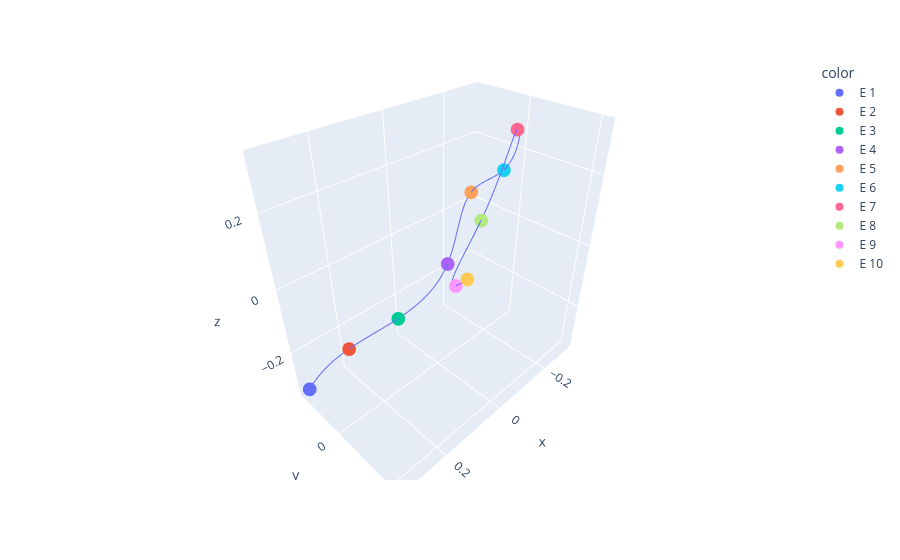

Notebook cell for this chart:
### Code cell
geomorph_gpa_out
tr.plot_traces(geomorph_gpa_out,[1])

### Figure 1 — Plotly figure (JSON) as saved in the notebook; plotly's stock layout.template omitted (floating-point values rounded to 4 significant figures)
{"data": [{"hovertemplate": "color=E 1<br>x=%{x}<br>y=%{y}<br>z=%{z}<extra></extra>", "legendgroup": "E 1", "marker": {"color": "#636efa", "symbol": "circle"}, "mode": "markers", "name": "E 1", "scene": "scene", "showlegend": true, "type": "scatter3d", "x": [0.3244], "y": [-0.1585], "z": [-0.3346]}, {"hovertemplate": "color=E 2<br>x=%{x}<br>y=%{y}<br>z=%{z}<extra></extra>", "legendgroup": "E 2", "marker": {"color": "#EF553B", "symbol": "circle"}, "mode": "markers", "name": "E 2", "scene": "scene", "showlegend": true, "type": "scatter3d", "x": [0.2026], "y": [-0.1335], "z": [-0.253]}, {"hovertemplate": "color=E 3<br>x=%{x}<br>y=%{y}<br>z=%{z}<extra></extra>", "legendgroup": "E 3", "marker": {"color": "#00cc96", "symbol": "circle"}, "mode": "markers", "name": "E 3", "scene": "scene", "showlegend": true, "type": "scatter3d", "x": [0.07674], "y": [-0.07194], "z": [-0.185]}, {"hovertemplate": "color=E 4<br>x=%{x}<br>y=%{y}<br>z=%{z}<extra></extra>", "legendgroup": "E 4", "marker": {"color": "#ab63fa", "symbol": "circle"}, "mode": "markers", "name": "E 4", "scene": "scene", "showlegend": true, "type": "scatter3d", "x": [-0.1259], "y": [-0.08566], "z": [-0.1116]}, {"hovertemplate": "color=E 5<br>x=%{x}<br>y=%{y}<br>z=%{z}<extra></extra>", "legendgroup": "E 5", "marker": {"color": "#FFA15A", "symbol": "circle"}, "mode": "markers", "name": "E 5", "scene": "scene", "showlegend": true, "type": "scatter3d", "x": [-0.299], "y": [-0.1589], "z": [0.02713]}, {"hovertemplate": "color=E 6<br>x=%{x}<br>y=%{y}<br>z=%{z}<extra></extra>", "legendgroup": "E 6", "marker": {"color": "#19d3f3", "symbol": "circle"}, "mode": "markers", "name": "E 6", "scene": "scene", "showlegend": true, "type": "scatter3d", "x": [-0.2885], "y": [-0.03541], "z": [0.1403]}, {"hovertemplate": "color=E 7<br>x=%{x}<br>y=%{y}<br>z=%{z}<extra></extra>", "legendgroup": "E 7", "marker": {"color": "#FF6692", "symbol": "circle"}, "mode": "markers", "name": "E 7", "scene": "scene", "showlegend": true, "type": "scatter3d", "x": [-0.1629], "y": [0.09047], "z": [0.3161]}, {"hovertemplate": "color=E 8<br>x=%{x}<br>y=%{y}<br>z=%{z}<extra></extra>", "legendgroup": "E 8", "marker": {"color": "#B6E880", "symbol": "circle"}, "mode": "markers", "name": "E 8", "scene": "scene", "showlegend": true, "type": "scatter3d", "x": [-0.002407], "y": [0.1342], "z": [0.1685]}, {"hovertemplate": "color=E 9<br>x=%{x}<br>y=%{y}<br>z=%{z}<extra></extra>", "legendgroup": "E 9", "marker": {"color": "#FF97FF", "symbol": "circle"}, "mode": "markers", "name": "E 9", "scene": "scene", "showlegend": true, "type": "scatter3d", "x": [0.1427], "y": [0.1995], "z": [0.1055]}, {"hovertemplate": "color=E 10<br>x=%{x}<br>y=%{y}<br>z=%{z}<extra></extra>", "legendgroup": "E 10", "marker": {"color": "#FECB52", "symbol": "circle"}, "mode": "markers", "name": "E 10", "scene": "scene", "showlegend": true, "type": "scatter3d", "x": [0.1322], "y": [0.2197], "z": [0.1267]}, {"mode": "lines", "showlegend": false, "type": "scatter3d", "x": [0.3244, 0.3104, 0.2966, 0.283, 0.2697, 0.2566, 0.2437, 0.2308, 0.2181, 0.2054, 0.1928, 0.1802, 0.1675, 0.1548, 0.1419, 0.1289, 0.1158, 0.1025, 0.08891, 0.07509, 0.06099, 0.04662, 0.03202, 0.0172, 0.002198, -0.01297, -0.02828, -0.0437, -0.05921, -0.07479, -0.09041, -0.106, -0.1217, -0.1373, -0.1527, -0.168, -0.183, -0.1975, -0.2116, -0.2251, -0.2379, -0.2499, -0.261, -0.2712, -0.2803, -0.2882, -0.2949, -0.3002, -0.3041, -0.3066, -0.308, -0.3081, -0.3072, -0.3053, -0.3025, -0.2988, -0.2944, -0.2894, -0.2838, -0.2776, -0.271, -0.2639, -0.2565, -0.2486, -0.2405, -0.2321, -0.2234, -0.2146, -0.2056, -0.1965, -0.1874, -0.1782, -0.169, -0.1599, -0.1509, -0.1418, -0.1326, -0.1231, -0.1133, -0.103, -0.09221, -0.08076, -0.06855, -0.05551, -0.04151, -0.02646, -0.01027, 0.007154, 0.02556, 0.04439, 0.06309, 0.08109, 0.09782, 0.1127, 0.1252, 0.1348, 0.1408, 0.1428, 0.1401, 0.1322], "y": [-0.1585, -0.1604, -0.1609, -0.1601, -0.1581, -0.1551, -0.1511, -0.1464, -0.1409, -0.1349, -0.1285, -0.1217, -0.1148, -0.1078, -0.1008, -0.09408, -0.08764, -0.08164, -0.07619, -0.07142, -0.06743, -0.06424, -0.06185, -0.06028, -0.05952, -0.0596, -0.06051, -0.06225, -0.06485, -0.0683, -0.07262, -0.0778, -0.08386, -0.09079, -0.09844, -0.1066, -0.115, -0.1234, -0.1316, -0.1393, -0.1464, -0.1526, -0.1576, -0.1613, -0.1634, -0.1636, -0.1618, -0.1577, -0.1512, -0.1427, -0.1324, -0.1207, -0.1078, -0.09413, -0.07996, -0.06561, -0.05139, -0.03763, -0.02461, -0.01239, -0.0009327, 0.009785, 0.0198, 0.02913, 0.03781, 0.04588, 0.05336, 0.06029, 0.06669, 0.07259, 0.07802, 0.08302, 0.08761, 0.09183, 0.0957, 0.09929, 0.1026, 0.1058, 0.1087, 0.1116, 0.1144, 0.1172, 0.12, 0.1229, 0.126, 0.1292, 0.1326, 0.1363, 0.1402, 0.1446, 0.1494, 0.1546, 0.1604, 0.1667, 0.1737, 0.1813, 0.1897, 0.1988, 0.2088, 0.2197], "z": [-0.3346, -0.3254, -0.3162, -0.307, -0.298, -0.2891, -0.2803, -0.2717, -0.2632, -0.2549, -0.2467, -0.2388, -0.2311, -0.2236, -0.2164, -0.2094, -0.2027, -0.1962, -0.1901, -0.1843, -0.1788, -0.1736, -0.1685, -0.1636, -0.1587, -0.1539, -0.1489, -0.1438, -0.1384, -0.1328, -0.1268, -0.1205, -0.1136, -0.1062, -0.09822, -0.0898, -0.08094, -0.07171, -0.06216, -0.05234, -0.04231, -0.03211, -0.0218, -0.01144, -0.001067, 0.009257, 0.01948, 0.02955, 0.03946, 0.04931, 0.0592, 0.06923, 0.07949, 0.09011, 0.1012, 0.1128, 0.1251, 0.1381, 0.1519, 0.1665, 0.1815, 0.1967, 0.212, 0.227, 0.2416, 0.2556, 0.2686, 0.2805, 0.2911, 0.3001, 0.3073, 0.3125, 0.3155, 0.316, 0.3139, 0.3096, 0.3032, 0.2949, 0.285, 0.2737, 0.2612, 0.2478, 0.2337, 0.2192, 0.2044, 0.1896, 0.1751, 0.161, 0.1476, 0.1352, 0.1241, 0.1145, 0.1068, 0.1011, 0.09783, 0.0972, 0.0995, 0.105, 0.114, 0.1267]}], "layout": {"legend": {"title": {"text": "color"}, "tracegroupgap": 0}, "margin": {"t": 60}, "scene": {"domain": {"x": [0, 1], "y": [0, 1]}, "xaxis": {"title": {"text": "x"}}, "yaxis": {"title": {"text": "y"}}, "zaxis": {"title": {"text": "z"}}}}}
